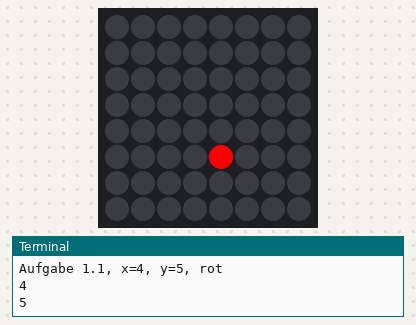
A program run on a simulated Raspberry Pi (BCM pin numbers) with a Sense HAT. Shown: the Sense HAT's 8×8 RGB LED matrix, the last lines printed to the terminal. At 24.5 s the program stops and its outputs stay as they are.

Above: at 0.1 s.
At 6.1 s:
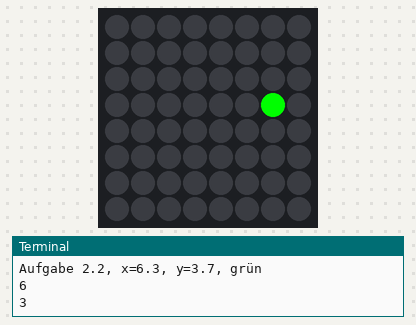
At 9.1 s:
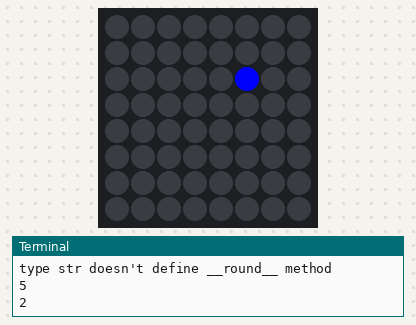
At 12.6 s:
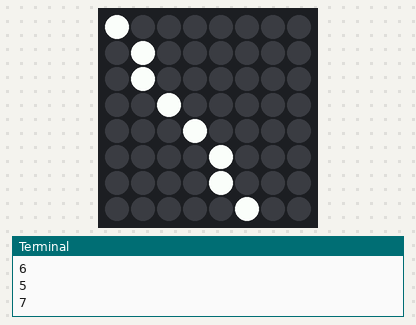
At 15.6 s:
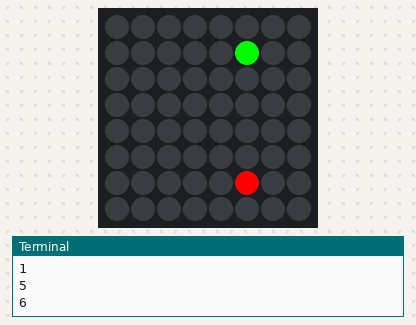
At 20.1 s:
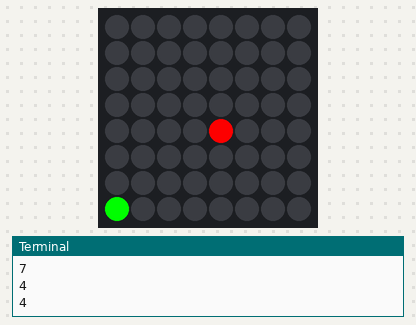

The program:

Stefan_Class_MySensedHat.py
```python
#!/usr/bin/python3

# ------------------------------------------------------------------
# Name: /home/sfrei/Documents/Source/2023_python/Class_MySensedHat.py
#
# Description: Erweiterte SenseHat Klasse LZK2
#
# Autor: Stefan Frei
#
# History:
# 11.12.2023   Stefan Frei      Initial Version
#
# ------------------------------------------------------------------

from sense_hat import SenseHat
from time import sleep

class MySenseHat(SenseHat):

    #def __init__(self):
    #    return

    # override methods

    def set_pixel(self, x, y, r=255, g=255, b=255):
        x = convert_coordinate(x)
        y = convert_coordinate(y)
        if not (xy_param_valid(x, y)):
            return
        super().set_pixel(x, y, r, g, b)

    def draw_line(self, x1, y1, x2, y2):
        if x1 == x2:
            for i in range(y1, y2+1):
                self.set_pixel(x1, i)
        else:
            slope = (get_slope(x1, y1, x2, y2))
            print(f'Slope = {slope}')

            if slope < 0:
                print('Slope is negative')
                slope = abs(slope)
                for i in range(y1, y2+1):
                    print(f'i={i}, i*slope={i*slope}')
                    self.set_pixel(i, i*slope)
            elif slope < 1:
                for i in range(y1, y2+1):
                    self.set_pixel(i*slope, i)
            else:
                for i in range(y1, y2+1):
                    self.set_pixel(i*slope, i)


    # setter / getter | Properties

# auxiliary methods

def xy_param_valid(x, y):
    min_coordinate, max_coordinate = 0, 7
    result = True
    params = (x, y)
    for coordinate in params:
        print(coordinate)
        if not (min_coordinate <= coordinate <= max_coordinate):
            print(coordinate, " out of range")
            result = False
    return result

def get_slope(x1, y1, x2, y2):

    return (x1-x2)/(y1-y2)

def convert_coordinate(coordinate):
    if isinstance(coordinate, int):
        return coordinate
    else:
        try:
            return round(coordinate)
        except Exception as e:
            print(e)
        try:
            return int(float(coordinate))
        except Exception as e:
            print(e)


if __name__ == '__main__':
    print('Automated Testing of class MySenseHat.py')
    test_cases_processed = 0
    test_cases_failed = 0

    sense = MySenseHat()
    sense.set_rotation(180)

    # Aufgabe 1.1, x=4, y=5, rot
    print('Aufgabe 1.1, x=4, y=5, rot')
    try:
        sense.set_pixel(4, 5, 255, 0, 0)
        sleep(3)
        sense.clear()
    except Exception as e:
        print(f'ERROR:{e}')
        test_cases_failed +=1
    test_cases_processed += 1

    #Aufgabe 1.2, x=8, y=5, grün
    print('Aufgabe 1.2, x=8, y=5, grün')
    try:
        sense.set_pixel(8, 5, 0, 255, 0)
        sleep(3)
        sense.clear()
    except Exception as e:
        print(f'ERROR:{e}')
        test_cases_failed +=1
    test_cases_processed += 1

    #Aufgabe 2.2, x=6.3, y=3.7, grün
    try:
        print('Aufgabe 2.2, x=6.3, y=3.7, grün')
        sense.set_pixel(6.3, 3.4, 0, 255, 0)
        sleep(3)
        sense.clear()
    except Exception as e:
        print(f'ERROR:{e}')
        test_cases_failed +=1
    test_cases_processed += 1

    #Aufgabe 2.3, x='5.6', y='2.2', blau
    try:
        print('Aufgabe 2.3, x="5.6", y="2.2", blau')
        sense.set_pixel("5.6", "2.2", 0, 0, 255)
        sleep(2)
        sense.clear()
    except Exception as e:
        print(f'ERROR:{e}')
        test_cases_failed +=1
    test_cases_processed += 1

#Aufgabe 3.1,
    A = [0,0]
    B = [5,7]
    sense.set_pixel(A[0], A[1], 0, 255, 0)
    sense.set_pixel(B[0], B[1], 255, 0, 0)

    sleep(1.5)
    sense.draw_line(A[0], A[1], B[0], B[1])

    sleep(3)
    sense.clear()

#Aufgabe 3.2 vertikale Linie
    A = [5,1]
    B = [5,6]
    sense.set_pixel(A[0], A[1], 0, 255, 0)
    sense.set_pixel(B[0], B[1], 255, 0, 0)

    sleep(1.5)
    sense.draw_line(A[0], A[1], B[0], B[1])

    sleep(3)
    sense.clear()

#Aufgabe 3.3,
    A = [0,7]
    B = [4,4]
    sense.set_pixel(A[0], A[1], 0, 255, 0)
    sense.set_pixel(B[0], B[1], 255, 0, 0)

    sleep(1.5)
    sense.draw_line(A[0], A[1], B[0], B[1])

    sleep(3)
    sense.clear()


    print('Statistics:')
    print('test_cases_processed:', test_cases_processed)
    print('test_cases_failed:', test_cases_failed)
```

Measured:
- what the display in image 1 shows lasts 3.0 s, from 6.0 s to 9.0 s
- what the display in image 2 shows lasts 2.0 s, from 9.0 s to 11.0 s
- what the display in image 4 shows lasts 1.5 s, from 15.5 s to 17.0 s
- what the display in image 5 shows lasts 4.5 s, from 20.0 s to 24.5 s
